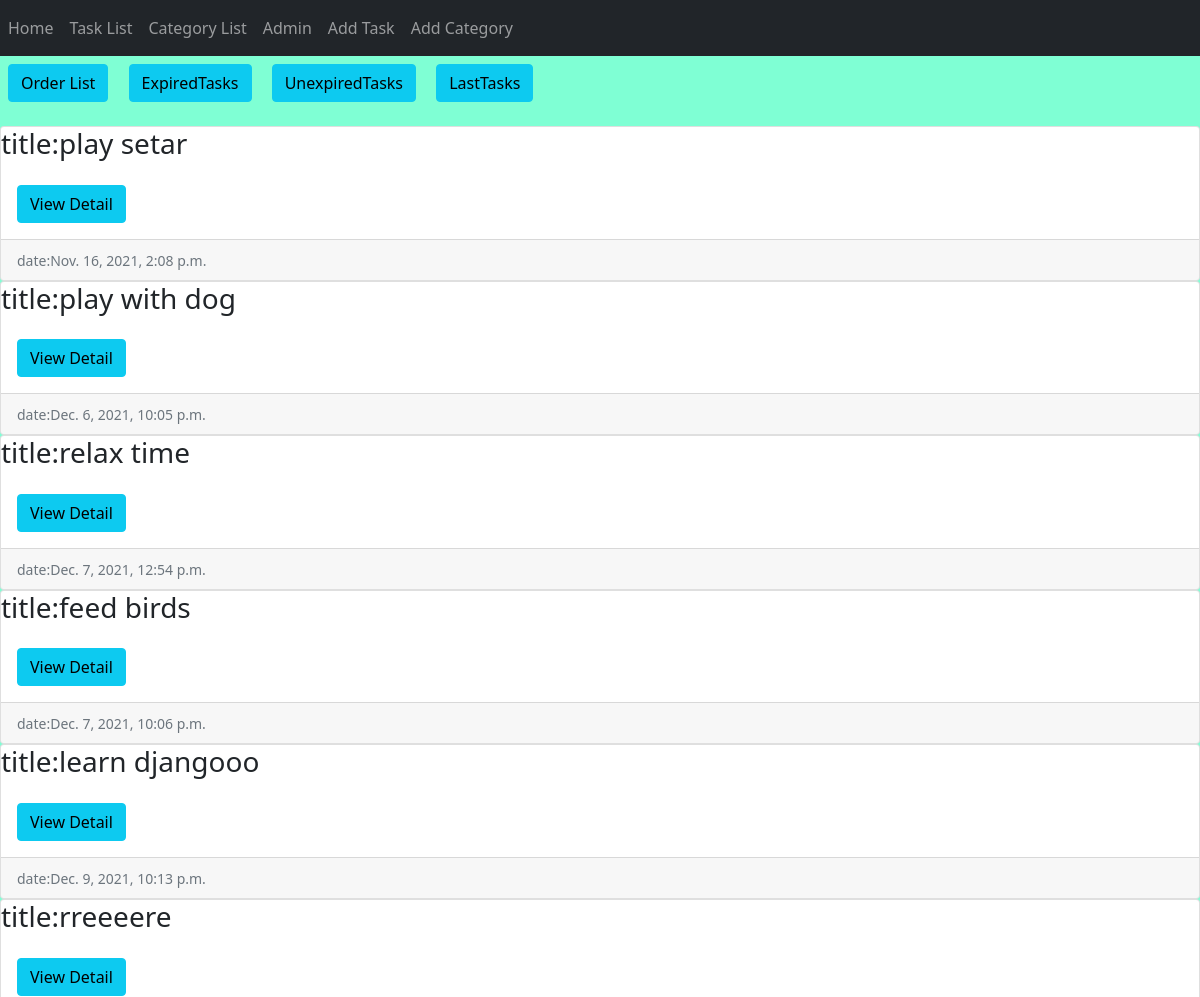
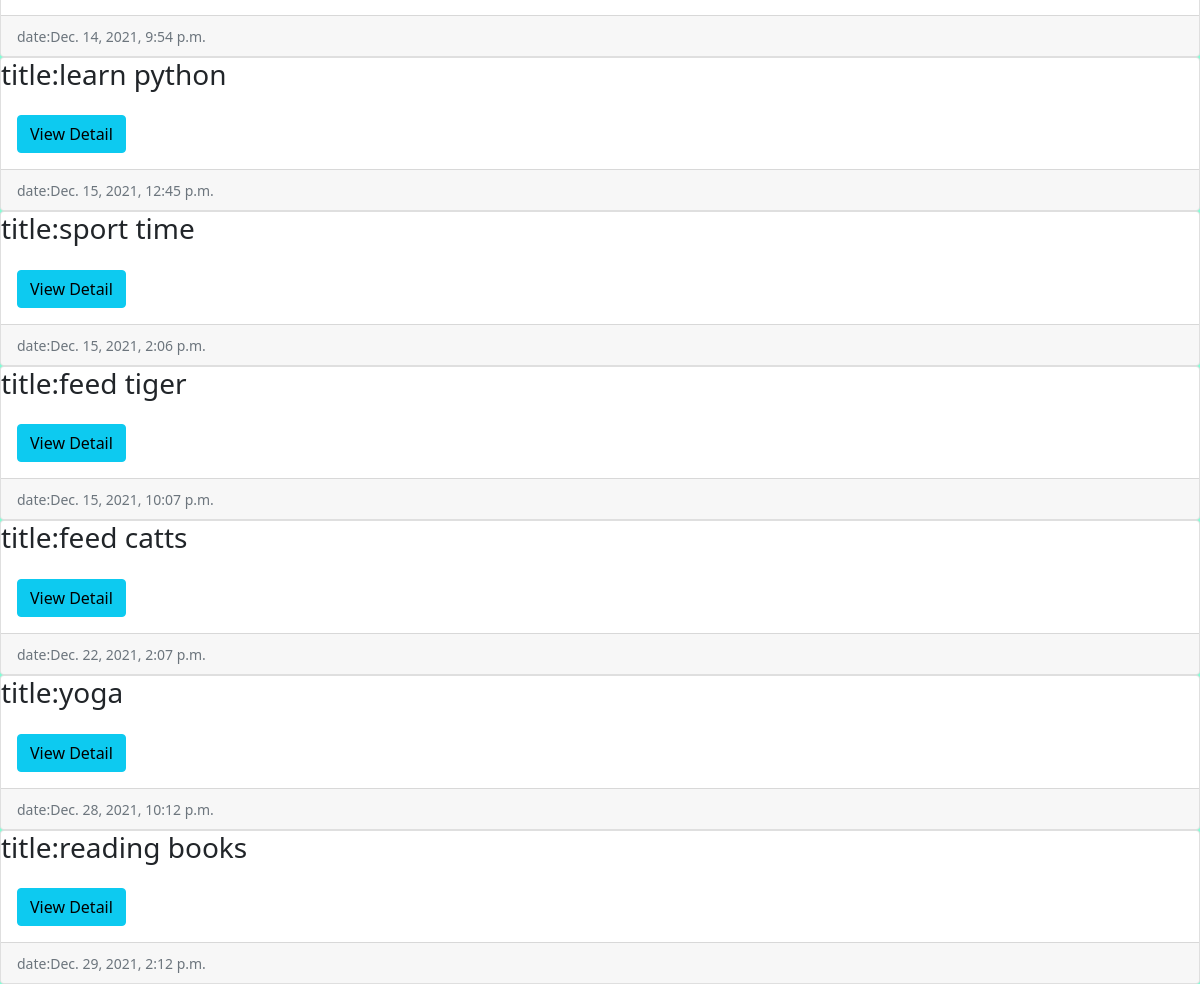
The page /tasks/?sort=1 on the database its author committed (2 pictures, top to bottom).
### todo/models.py (models this page shows, shortened)
class Task(models.Model):
    category = models.ManyToManyField('Category')
    title = models.CharField(max_length=30)
    description = models.TextField()
    Priority = models.IntegerField()
    due_date = models.DateTimeField()
    create_time = models.DateField(auto_now_add=True)

### todo/views.py (the view, shortened to what this page needs)
# urls.py: path('tasks/', TaskList.as_view(), name="task_list"),
class TaskList(ListView):
    model = Task
    def get(self, request):
        sort_by = request.GET.get("sort", "l")
        if sort_by == "l":
            tasks = Task.objects.all()
        else:
             tasks = Task.objects.all().order_by("due_date")
        return render(request,'todo/task_list.html', {'tasks':tasks})

### templates/todo/task_list.html (shortened to what this page needs)
{% extends 'base.html' %}
{% load static %}
{% block content %}
<form method="POST">
  <a href="?sort=1" class="btn btn-info m-2">Order List</a>
  <a href="#" class="btn btn-info m-2" id="expired_tasks">ExpiredTasks</a>
  <a href="#" class="btn btn-info m-2" id="unexpired_tasks">UnexpiredTasks</a>
  <a href="#" class="btn btn-info m-2" id="last_tasks">LastTasks</a>
</form>
{% for t in tasks %}
<div class="card-group">
  <div class="card">
    <h3 class="card-img-top" >title:{{t.title}} </h3>
    <div class="card-body">
      <a href="{% url 'task_detail' t.pk %}" class="btn btn-info">View Detail</a>
    </div>
    <div class="card-footer">
      <small class="text-muted">date:{{t.due_date}}</small>
    </div>
  </div>
</div>
{% endfor %}
{% endblock content %}

### static/todo/a.css (style rules this page uses)
body { background-color: aquamarine; }

### rows shown on the page
Task: title "play setar", due_date "Nov. 16, 2021, 2:08 p.m."
Task: title "play with dog", due_date "Dec. 6, 2021, 10:05 p.m."
Task: title "relax time", due_date "Dec. 7, 2021, 12:54 p.m."
Task: title "feed birds", due_date "Dec. 7, 2021, 10:06 p.m."
Task: title "learn djangooo", due_date "Dec. 9, 2021, 10:13 p.m."
Task: title "rreeeere", due_date "Dec. 14, 2021, 9:54 p.m."
Task: title "learn python", due_date "Dec. 15, 2021, 12:45 p.m."
Task: title "sport time", due_date "Dec. 15, 2021, 2:06 p.m."
Task: title "feed tiger", due_date "Dec. 15, 2021, 10:07 p.m."
Task: title "feed catts", due_date "Dec. 22, 2021, 2:07 p.m."
Task: title "yoga", due_date "Dec. 28, 2021, 10:12 p.m."
Task: title "reading books", due_date "Dec. 29, 2021, 2:12 p.m."
